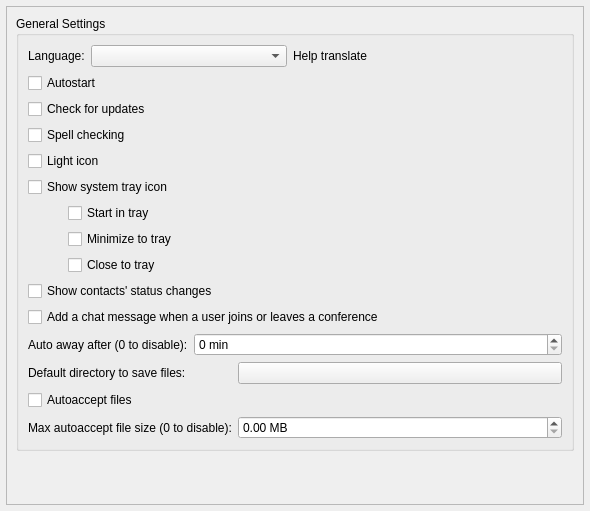
<?xml version="1.0" encoding="UTF-8"?>
<ui version="4.0">
 <class>GeneralSettings</class>
 <widget class="QWidget" name="GeneralSettings">
  <property name="geometry">
   <rect>
    <x>0</x>
    <y>0</y>
    <width>590</width>
    <height>511</height>
   </rect>
  </property>
  <property name="windowTitle">
   <string notr="true">Form</string>
  </property>
  <layout class="QVBoxLayout" name="verticalLayout_2">
   <property name="leftMargin">
    <number>6</number>
   </property>
   <property name="topMargin">
    <number>6</number>
   </property>
   <property name="rightMargin">
    <number>6</number>
   </property>
   <property name="bottomMargin">
    <number>6</number>
   </property>
   <item>
    <widget class="VerticalOnlyScroller" name="scrollArea">
     <property name="widgetResizable">
      <bool>true</bool>
     </property>
     <property name="alignment">
      <set>Qt::AlignmentFlag::AlignLeading|Qt::AlignmentFlag::AlignLeft|Qt::AlignmentFlag::AlignTop</set>
     </property>
     <widget class="QWidget" name="scrollAreaWidgetContents">
      <property name="geometry">
       <rect>
        <x>0</x>
        <y>0</y>
        <width>576</width>
        <height>510</height>
       </rect>
      </property>
      <layout class="QVBoxLayout" name="verticalLayout_4" stretch="0,0">
       <property name="spacing">
        <number>32</number>
       </property>
       <property name="topMargin">
        <number>9</number>
       </property>
       <item alignment="Qt::AlignmentFlag::AlignTop">
        <widget class="QGroupBox" name="generalGroup">
         <property name="title">
          <string>General Settings</string>
         </property>
         <layout class="QVBoxLayout" name="verticalLayout_3">
          <item>
           <layout class="QHBoxLayout" name="generalLayout">
            <item>
             <widget class="QLabel" name="transLabel">
              <property name="toolTip">
               <string>The translation may not load until qTox restarts.</string>
              </property>
              <property name="text">
               <string>Language:</string>
              </property>
             </widget>
            </item>
            <item>
             <widget class="QComboBox" name="transComboBox">
              <property name="sizePolicy">
               <sizepolicy hsizetype="Expanding" vsizetype="Fixed">
                <horstretch>0</horstretch>
                <verstretch>0</verstretch>
               </sizepolicy>
              </property>
              <property name="toolTip">
               <string>The translation may not load until qTox restarts.</string>
              </property>
             </widget>
            </item>
            <item>
             <widget class="QLabel" name="transWeblate">
              <property name="toolTip">
               <string>Click here if you find errors in a translation and would like to help fix it.</string>
              </property>
              <property name="text">
               <string>Help translate</string>
              </property>
              <property name="openExternalLinks">
               <bool>true</bool>
              </property>
             </widget>
            </item>
            <item>
             <spacer name="generalSpacer">
              <property name="orientation">
               <enum>Qt::Orientation::Horizontal</enum>
              </property>
              <property name="sizeHint" stdset="0">
               <size>
                <width>40</width>
                <height>20</height>
               </size>
              </property>
             </spacer>
            </item>
           </layout>
          </item>
          <item>
           <layout class="QVBoxLayout" name="startupLayout">
            <item>
             <widget class="QCheckBox" name="cbAutorun">
              <property name="toolTip">
               <string>Start qTox on operating system startup (current profile).</string>
              </property>
              <property name="text">
               <string>Autostart</string>
              </property>
             </widget>
            </item>
            <item>
             <widget class="QCheckBox" name="checkUpdates">
              <property name="text">
               <string>Check for updates</string>
              </property>
             </widget>
            </item>
           </layout>
          </item>
          <item>
           <layout class="QVBoxLayout" name="verticalLayout_6">
            <item>
             <widget class="QCheckBox" name="cbSpellChecking">
              <property name="text">
               <string>Spell checking</string>
              </property>
             </widget>
            </item>
            <item>
             <widget class="QCheckBox" name="lightTrayIcon">
              <property name="sizePolicy">
               <sizepolicy hsizetype="Minimum" vsizetype="Minimum">
                <horstretch>0</horstretch>
                <verstretch>0</verstretch>
               </sizepolicy>
              </property>
              <property name="toolTip">
               <string comment="toolTip for light icon setting">Enable light tray icon.</string>
              </property>
              <property name="text">
               <string>Light icon</string>
              </property>
             </widget>
            </item>
            <item>
             <widget class="QCheckBox" name="showSystemTray">
              <property name="enabled">
               <bool>true</bool>
              </property>
              <property name="sizePolicy">
               <sizepolicy hsizetype="Minimum" vsizetype="Minimum">
                <horstretch>0</horstretch>
                <verstretch>0</verstretch>
               </sizepolicy>
              </property>
              <property name="text">
               <string>Show system tray icon</string>
              </property>
             </widget>
            </item>
            <item>
             <layout class="QVBoxLayout" name="verticalLayout_8">
              <property name="leftMargin">
               <number>40</number>
              </property>
              <item>
               <widget class="QCheckBox" name="startInTray">
                <property name="sizePolicy">
                 <sizepolicy hsizetype="Minimum" vsizetype="Minimum">
                  <horstretch>0</horstretch>
                  <verstretch>0</verstretch>
                 </sizepolicy>
                </property>
                <property name="toolTip">
                 <string comment="toolTip for Start in tray setting">qTox will start minimized in tray.</string>
                </property>
                <property name="text">
                 <string>Start in tray</string>
                </property>
               </widget>
              </item>
              <item>
               <widget class="QCheckBox" name="minimizeToTray">
                <property name="sizePolicy">
                 <sizepolicy hsizetype="Minimum" vsizetype="Minimum">
                  <horstretch>0</horstretch>
                  <verstretch>0</verstretch>
                 </sizepolicy>
                </property>
                <property name="toolTip">
                 <string comment="toolTip for minimize to tray setting">After pressing minimize (_) qTox will minimize to tray,
instead of system taskbar.</string>
                </property>
                <property name="text">
                 <string>Minimize to tray</string>
                </property>
               </widget>
              </item>
              <item>
               <widget class="QCheckBox" name="closeToTray">
                <property name="sizePolicy">
                 <sizepolicy hsizetype="Minimum" vsizetype="Minimum">
                  <horstretch>0</horstretch>
                  <verstretch>0</verstretch>
                 </sizepolicy>
                </property>
                <property name="toolTip">
                 <string comment="toolTip for close to tray setting">After pressing close (X) qTox will close to tray,
instead of closing entirely.</string>
                </property>
                <property name="text">
                 <string>Close to tray</string>
                </property>
               </widget>
              </item>
             </layout>
            </item>
            <item>
             <widget class="QCheckBox" name="statusChanges">
              <property name="text">
               <string>Show contacts' status changes</string>
              </property>
             </widget>
            </item>
            <item>
             <widget class="QCheckBox" name="conferenceJoinLeaveMessages">
              <property name="text">
               <string>Add a chat message when a user joins or leaves a conference</string>
              </property>
             </widget>
            </item>
           </layout>
          </item>
          <item>
           <layout class="QHBoxLayout" name="autoAwayLayout">
            <item>
             <widget class="QLabel" name="autoAwayLabel">
              <property name="toolTip">
               <string>Your status is changed to Away after set period of inactivity.</string>
              </property>
              <property name="layoutDirection">
               <enum>Qt::LayoutDirection::LeftToRight</enum>
              </property>
              <property name="text">
               <string>Auto away after (0 to disable):</string>
              </property>
             </widget>
            </item>
            <item>
             <widget class="QSpinBox" name="autoAwaySpinBox">
              <property name="sizePolicy">
               <sizepolicy hsizetype="Expanding" vsizetype="Fixed">
                <horstretch>0</horstretch>
                <verstretch>0</verstretch>
               </sizepolicy>
              </property>
              <property name="toolTip">
               <string>Set to 0 to disable</string>
              </property>
              <property name="showGroupSeparator" stdset="0">
               <bool>true</bool>
              </property>
              <property name="suffix">
               <string notr="true"> min</string>
              </property>
              <property name="minimum">
               <number>0</number>
              </property>
              <property name="maximum">
               <number>2147483647</number>
              </property>
             </widget>
            </item>
           </layout>
          </item>
          <item>
           <layout class="QFormLayout" name="formLayout_2">
            <property name="leftMargin">
             <number>0</number>
            </property>
            <item row="2" column="0">
             <widget class="QLabel" name="label">
              <property name="text">
               <string>Default directory to save files:</string>
              </property>
             </widget>
            </item>
            <item row="2" column="1">
             <widget class="QPushButton" name="autoSaveFilesDir">
              <property name="sizePolicy">
               <sizepolicy hsizetype="Expanding" vsizetype="Fixed">
                <horstretch>0</horstretch>
                <verstretch>0</verstretch>
               </sizepolicy>
              </property>
              <property name="toolTip">
               <string>Set where files will be saved.</string>
              </property>
             </widget>
            </item>
            <item row="3" column="0">
             <widget class="QCheckBox" name="autoacceptFiles">
              <property name="sizePolicy">
               <sizepolicy hsizetype="Minimum" vsizetype="Minimum">
                <horstretch>0</horstretch>
                <verstretch>0</verstretch>
               </sizepolicy>
              </property>
              <property name="toolTip">
               <string comment="autoaccept cb tooltip">You can set this on a per-friend basis by right clicking individual friends.</string>
              </property>
              <property name="text">
               <string>Autoaccept files</string>
              </property>
             </widget>
            </item>
            <item row="4" column="0">
             <widget class="QLabel" name="maxAutoAcceptSizeLabel">
              <property name="text">
               <string>Max autoaccept file size (0 to disable):</string>
              </property>
             </widget>
            </item>
            <item row="4" column="1">
             <widget class="QDoubleSpinBox" name="maxAutoAcceptSizeMB">
              <property name="suffix">
               <string> MB</string>
              </property>
             </widget>
            </item>
           </layout>
          </item>
         </layout>
        </widget>
       </item>
       <item>
        <spacer name="verticalSpacer">
         <property name="orientation">
          <enum>Qt::Orientation::Vertical</enum>
         </property>
         <property name="sizeHint" stdset="0">
          <size>
           <width>20</width>
           <height>40</height>
          </size>
         </property>
        </spacer>
       </item>
      </layout>
     </widget>
    </widget>
   </item>
  </layout>
 </widget>
 <customwidgets>
  <customwidget>
   <class>VerticalOnlyScroller</class>
   <extends>QScrollArea</extends>
   <header>src/widget/form/settings/verticalonlyscroller.h</header>
   <container>1</container>
  </customwidget>
 </customwidgets>
 <tabstops>
  <tabstop>scrollArea</tabstop>
  <tabstop>transComboBox</tabstop>
  <tabstop>cbAutorun</tabstop>
  <tabstop>checkUpdates</tabstop>
  <tabstop>lightTrayIcon</tabstop>
  <tabstop>showSystemTray</tabstop>
  <tabstop>startInTray</tabstop>
  <tabstop>minimizeToTray</tabstop>
  <tabstop>closeToTray</tabstop>
  <tabstop>statusChanges</tabstop>
  <tabstop>conferenceJoinLeaveMessages</tabstop>
  <tabstop>autoAwaySpinBox</tabstop>
  <tabstop>autoSaveFilesDir</tabstop>
  <tabstop>autoacceptFiles</tabstop>
 </tabstops>
 <resources/>
 <connections>
  <connection>
   <sender>showSystemTray</sender>
   <signal>toggled(bool)</signal>
   <receiver>closeToTray</receiver>
   <slot>setEnabled(bool)</slot>
   <hints>
    <hint type="sourcelabel">
     <x>205</x>
     <y>146</y>
    </hint>
    <hint type="destinationlabel">
     <x>224</x>
     <y>178</y>
    </hint>
   </hints>
  </connection>
  <connection>
   <sender>showSystemTray</sender>
   <signal>toggled(bool)</signal>
   <receiver>minimizeToTray</receiver>
   <slot>setEnabled(bool)</slot>
   <hints>
    <hint type="sourcelabel">
     <x>180</x>
     <y>144</y>
    </hint>
    <hint type="destinationlabel">
     <x>359</x>
     <y>178</y>
    </hint>
   </hints>
  </connection>
  <connection>
   <sender>showSystemTray</sender>
   <signal>toggled(bool)</signal>
   <receiver>startInTray</receiver>
   <slot>setEnabled(bool)</slot>
   <hints>
    <hint type="sourcelabel">
     <x>105</x>
     <y>144</y>
    </hint>
    <hint type="destinationlabel">
     <x>119</x>
     <y>177</y>
    </hint>
   </hints>
  </connection>
 </connections>
</ui>
